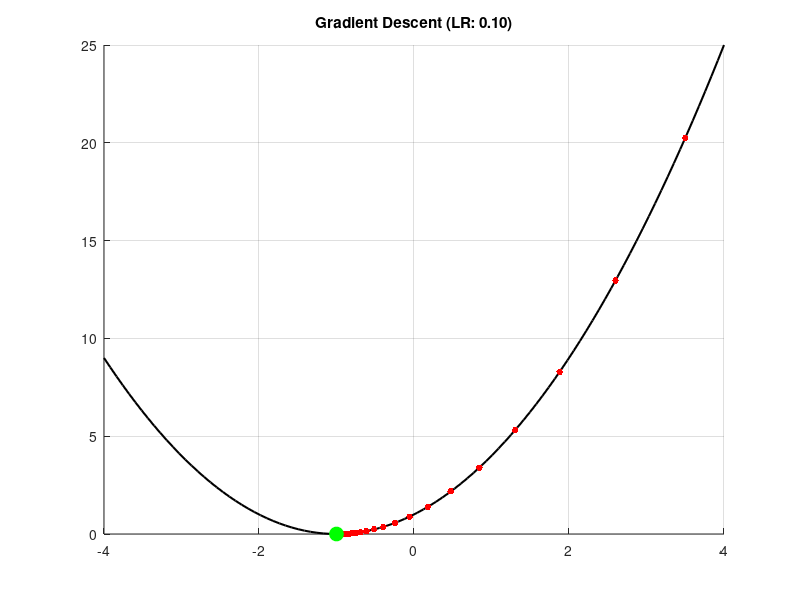

Write the MATLAB code that produced this figure.
function x_min = gradientDescent(learning_rate, max_iter)
    if nargin < 2
        learning_rate = 0.1;
        max_iter = 60;
    end

    % f(x) = x^2 + 2x + 1  (min. at x = -1)
    f = @(x) x.^2 + 2*x + 1;
    
    % df/dx = 2x + 2
    df = @(x) 2*x + 2;
    
    % start the search at x = 3.5
    current_x = 3.5;
    
   
    x_plot = linspace(-4, 4, 100);
    figure; 
    hold on;
    grid on;
    plot(x_plot, f(x_plot), 'k-', 'LineWidth', 1.5);
    title(sprintf('Gradient Descent (LR: %.2f)', learning_rate));
    
    for i = 1:max_iter
        plot(current_x, f(current_x), 'r.', 'MarkerSize', 15);
        % animate with a small pause
        drawnow;
        pause(0.1);
        
        grad = df(current_x);
        current_x = current_x - (learning_rate * grad);
    end
    
    x_min = current_x;
    plot(x_min, f(x_min), 'go', 'MarkerSize', 10, 'MarkerFaceColor', 'g');
    fprintf('Optimization finished. Minimum found at x = %.4f\n', x_min);
    hold off;
end
